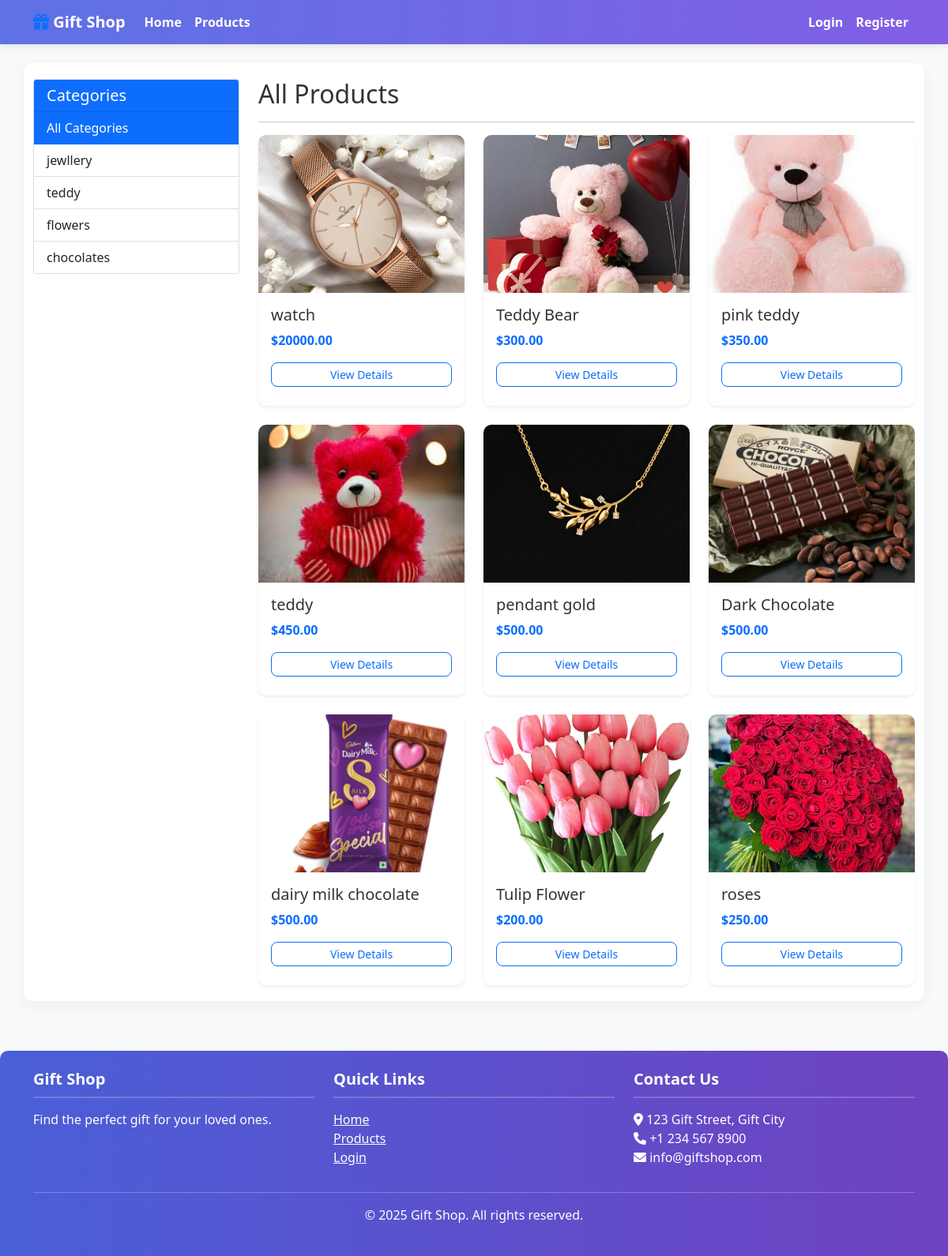
Screenshot of /products/ with the database file from the repository.
### products/models.py (models this page shows, shortened)
class Category(models.Model):
    name = models.CharField(max_length=100)
    class Meta:
        verbose_name_plural = 'Categories'

class Product(models.Model):
    name = models.CharField(max_length=200)
    description = models.TextField()
    price = models.DecimalField(max_digits=10, decimal_places=2)
    image = models.ImageField(upload_to='product_images')
    category = models.ForeignKey(Category, on_delete=models.CASCADE)
    available = models.BooleanField(default=True)
    created_at = models.DateTimeField(auto_now_add=True)
    updated_at = models.DateTimeField(auto_now=True)

### products/views.py (the view)
# urls.py: path('products/', views.product_list, name='product_list'),
def product_list(request, category_id=None):
    category = None
    categories = Category.objects.all()
    products = Product.objects.filter(available=True)
    if category_id:
        category = get_object_or_404(Category, id=category_id)
        products = products.filter(category=category)
    context = {
        'category': category,
        'categories': categories,
        'products': products
    }
    return render(request, 'products/product_list.html', context)

### templates/products/product_list.html (shortened to what this page needs)
{% extends 'base.html' %}
{% block content %}
    <div class="row">
        <div class="col-lg-3">
            <div class="card mb-4">
                <div class="card-header bg-primary text-white">
                    <h5 class="card-title mb-0">Categories</h5>
                </div>
                <div class="list-group list-group-flush">
                    <a href="{% url 'product_list' %}" class="list-group-item list-group-item-action {% if not category %}active{% endif %}">
                        All Categories
                    </a>
                    {% for c in categories %}
                        <a href="{% url 'product_list_by_category' c.id %}" class="list-group-item list-group-item-action {% if category.id == c.id %}active{% endif %}">
                            {{ c.name }}
                        </a>
                    {% endfor %}
                </div>
            </div>
        </div>
        <div class="col-lg-9">
            <h2>
                {% if category %}
                    {{ category.name }}
                {% else %}
                    All Products
                {% endif %}
            </h2>
            <hr>
            {% if products %}
                <div class="row g-4">
                    {% for product in products %}
                        <div class="col-md-4">
                            <div class="card h-100 shadow-sm product-card">
                                <img src="{{ product.image.url }}" class="card-img-top" alt="{{ product.name }}">
                                <div class="card-body d-flex flex-column">
                                    <h5 class="card-title">{{ product.name }}</h5>
                                    <p class="card-text text-primary fw-bold">${{ product.price }}</p>
                                    <div class="mt-auto">
                                        <a href="{% url 'product_detail' product.id %}" class="btn btn-sm btn-outline-primary w-100 mb-2">View Details</a>
                                    </div>
                                </div>
                            </div>
                        </div>
                    {% endfor %}
                </div>
            {% else %}
                <div class="alert alert-info">No products found in this category.</div>
            {% endif %}
        </div>
    </div>
{% endblock %}

### templates/base.html (shortened to what this page needs)
{% load static %}
<!DOCTYPE html>
<html lang="en">
<head>
    <link href="https://cdn.jsdelivr.net/npm/bootstrap@5.1.3/dist/css/bootstrap.min.css" rel="stylesheet">
    <link rel="stylesheet" href="https://cdnjs.cloudflare.com/ajax/libs/font-awesome/6.0.0-beta3/css/all.min.css">
    <link rel="stylesheet" href="{% static 'css/style.css' %}">
</head>
<body>
    <nav class="navbar navbar-expand-lg navbar-light bg-light">
        <div class="container">
            <a class="navbar-brand" href="{% url 'home' %}">
                <i class="fas fa-gift text-primary"></i> Gift Shop
            </a>
            <div class="collapse navbar-collapse" id="navbarNav">
                <ul class="navbar-nav me-auto">
                    <li class="nav-item">
                        <a class="nav-link" href="{% url 'home' %}">Home</a>
                    </li>
                    <li class="nav-item">
                        <a class="nav-link" href="{% url 'product_list' %}">Products</a>
                    </li>
                </ul>
                <ul class="navbar-nav ms-auto">
                    {% if user.is_authenticated %}
                        <li class="nav-item">
                            <a class="nav-link" href="{% url 'cart_detail' %}">
                                <i class="fas fa-shopping-cart"></i> Cart
                            </a>
                        </li>
                        <li class="nav-item dropdown">
                            <a class="nav-link dropdown-toggle" href="#" id="navbarDropdown" role="button" data-bs-toggle="dropdown">
                                <i class="fas fa-user"></i> {{ user.username }}
                            </a>
                            <ul class="dropdown-menu dropdown-menu-end">
                                <li><a class="dropdown-item" href="{% url 'profile' %}">Profile</a></li>
                                <li><a class="dropdown-item" href="{% url 'order_list' %}">My Orders</a></li>
                                <li><hr class="dropdown-divider"></li>
                                <li><a class="dropdown-item" href="{% url 'logout' %}">Logout</a></li>
                            </ul>
                        </li>
                    {% else %}
                        <li class="nav-item">
                            <a class="nav-link" href="{% url 'login' %}">Login</a>
                        </li>
                        <li class="nav-item">
                            <a class="nav-link" href="{% url 'register' %}">Register</a>
                        </li>
                    {% endif %}
                </ul>
            </div>
        </div>
    </nav>
    <main class="container mt-4">
        {% block content %}{% endblock %}
    </main>
    <footer class="bg-dark text-white py-4 mt-5">
        <div class="container">
            <div class="row">
                <div class="col-md-4">
                    <h5>Gift Shop</h5>
                    <p>Find the perfect gift for your loved ones.</p>
                </div>
                <div class="col-md-4">
                    <h5>Quick Links</h5>
                    <ul class="list-unstyled">
                        <li><a href="{% url 'home' %}" class="text-white">Home</a></li>
                        <li><a href="{% url 'product_list' %}" class="text-white">Products</a></li>
                        {% if user.is_authenticated %}
                            <li><a href="{% url 'profile' %}" class="text-white">My Account</a></li>
                        {% else %}
                            <li><a href="{% url 'login' %}" class="text-white">Login</a></li>
                        {% endif %}
                    </ul>
                </div>
                <div class="col-md-4">
                    <h5>Contact Us</h5>
                    <address>
                        <i class="fas fa-map-marker-alt"></i> 123 Gift Street, Gift City<br>
                        <i class="fas fa-phone"></i> +1 234 567 8900<br>
                        <i class="fas fa-envelope"></i> info@giftshop.com
                    </address>
                </div>
            </div>
            <hr>
            <div class="text-center">
                <p>&copy; {% now "Y" %} Gift Shop. All rights reserved.</p>
            </div>
        </div>
    </footer>
</body>
</html>

### static/css/style.css (style rules this page uses)
body { min-height: 100vh; display: flex; flex-direction: column; background-color: #f8f9fa; color: #333; }
main { flex: 1; padding: 20px 0; background-color: #ffffff; border-radius: 10px; box-shadow: 0 5px 15px rgba(0, 0, 0, 0.05); margin-top: 15px; margin-bottom: 15px; }
.navbar { background: linear-gradient(to right, #5e72e4, #825ee4) !important; box-shadow: 0 2px 10px rgba(0, 0, 0, 0.1); }
.navbar-brand, .navbar-nav .nav-link { color: white !important; font-weight: bold; }
.product-card { transition: transform 0.3s ease, box-shadow 0.3s ease; border-radius: 10px; overflow: hidden; border: none; box-shadow: 0 5px 15px rgba(0, 0, 0, 0.08); }
.product-card img { height: 200px; object-fit: cover; }
.btn { border-radius: 8px; }
footer.bg-dark { background: linear-gradient(to right, #4a5fd7, #6f42c1) !important; border-radius: 10px 10px 0 0; margin-top: 30px; }
footer h5 { font-weight: bold; margin-bottom: 15px; border-bottom: 2px solid rgba(255, 255, 255, 0.2); padding-bottom: 10px; }
.container { max-width: 1140px; }

### rows the page displays
Category: name "jewllery"
Category: name "teddy"
Category: name "flowers"
Category: name "chocolates"
Product: image (picture), name "watch", price "20000.00"
Product: image (picture), name "Teddy Bear", price "300.00"
Product: image (picture), name "pink teddy", price "350.00"
Product: image (picture), name "teddy", price "450.00"
Product: image (picture), name "pendant gold", price "500.00"
Product: image (picture), name "Dark Chocolate", price "500.00"
Product: image (picture), name "dairy milk chocolate", price "500.00"
Product: image (picture), name "Tulip Flower", price "200.00"
Product: image (picture), name "roses", price "250.00"
